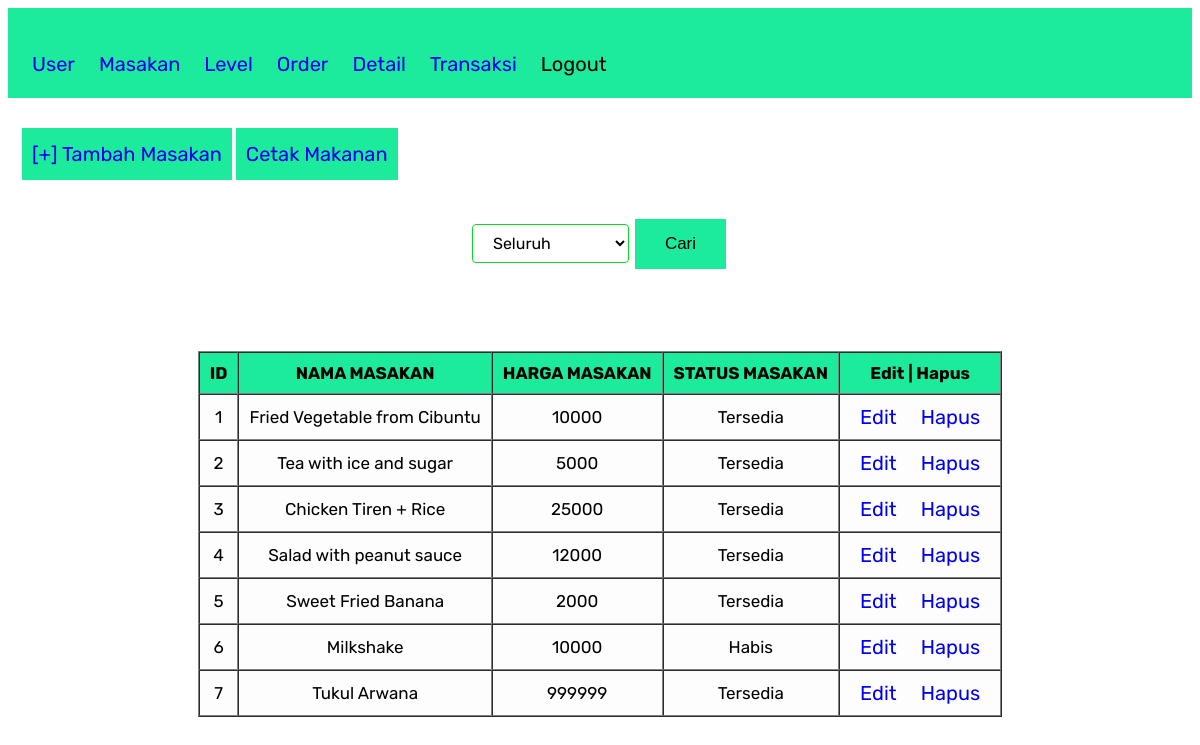
The page /ListMasakan.php on the database its author committed.
### tables this page shows
CREATE TABLE `masakan_taufik` (
  `id_masakan` int(11) NOT NULL,
  `nama_masakan` varchar(40) NOT NULL,
  `harga_masakan` double NOT NULL,
  `status_masakan` enum('Tersedia','Habis',',') NOT NULL
);

### ListMasakan.php (the view, shortened to what this page needs)
<!DOCTYPE html>
<html lang="en">
<head>
    <link rel="stylesheet" type="text/css" href="myStyle1.css">
</head>
<?php
    include 'connection.php';
    $sql = "SELECT * FROM masakan_taufik";
    $masakan = mysqli_query($conn , $sql);
?>
<body>
    <div class="Masakan">
        <div class="nav">
            <ul>
                <li><a href="LihatUser.php">User </a></li>
                <li><a href="ListMasakan.php">Masakan </a></li>
                <li><a href="LihatLevel.php">Level </a></li>
                <li><a href="orderMasakan.php">Order </a></li>
                <li><a href="#">Detail </a></li>
                <li><a href="tampil_transaksi.php">Transaksi </a></li>
                <li><a href="logout.php" method="post" class="logout">Logout </a></li>
            </ul>
        </div>
    </div>
    <div class="nav1">
        <ul>
            <li><a href="TambahMasakan.php">[+] Tambah Masakan</a></li>
            <li><a href="CetakMakanan.php">Cetak Makanan</a></li>
            <br>
            <form action="" method="post">
                <center>
                    <select class="classic" name="keyword">
                        <option value="seluruh">Seluruh</option>
                    </select>
                    <button type="submit" name="Cari">Cari</button>
                </center>
            </form>
        </ul>
        <center>
            <table border="1" cellspacing="0" cellpadding="10px">
                <thead>
                    <tr>
                        <th>ID</th>
                        <th>NAMA MASAKAN</th>
                        <th>HARGA MASAKAN</th>
                        <th>STATUS MASAKAN</th>
                        <th>Edit | Hapus</th>
                    </tr>
                </thead>
                <tbody>
                    <?php foreach ($masakan as $row) : ?>
                    <tr>
                        <td><?= $row["id_masakan"]; ?></td>
                        <td><?= $row["nama_masakan"]; ?></td>
                        <td><?= $row["harga_masakan"]; ?></td>
                        <td><?= $row["status_masakan"]; ?></td>
                        <td>
                            <?php
                        echo "<a href='editMasakan.php?id=$row[id_masakan]'>Edit</a>";
                        ?>
                            <a href="hapusMasakan.php?id=<?=$row['id_masakan']; ?>"
                                onClick="return confirm ('Apakah anda ingin menghapusnya?');">Hapus</a>
                        </td>
                    </tr>
                    <?php endforeach; ?>
                </tbody>
        </center>
    </div>
</body>
</html>

### myStyle1.css (style rules this page uses)
body { background-color: #ffffff; font-family: "Rubik", sans-serif; }
a { text-decoration: none; font-size: 20px; font-family: "Rubik", sans-serif; padding: 14px 10px }
select { text-decoration: none; font-size: 20px; padding: 14px 10px }
th { font-size: 17px; background: rgb(27, 235, 155); color: #000000; }
td { background: rgb(253, 253, 253); color: #000000; font-size: 17px; }
form { padding: 14px 10px }
ul { padding: 14px; }
li { list-style: none; display: inline-flex; }
li a { background: rgb(27, 235, 155); }
.nav { background: rgb(27, 235, 155); height: 90px; text-align: left; width: 100%; display: flex; }
.logout { border: none; font-size: 20px; background: rgb(27, 235, 155); color: rgb(0, 0, 0); }
table { text-align: center; margin-top: 50px; }
select { margin-top: 30px; background-color: white; border: thin solid rgb(14, 214, 47); border-radius: 4px; display: inline-block; font: inherit; line-height: 1.5em; padding: 0.5em 3.5em 0.5em 1em; }
button[type=submit] { background-color: rgb(27, 235, 155); border: none; color: rgb(0, 0, 0); padding: 15px 30px; text-decoration: none; margin: 4px 2px; font-size: 17px; cursor: pointer; }

### rows shown on the page
masakan_taufik: id_masakan "1", nama_masakan "Fried Vegetable from Cibuntu", harga_masakan "10000", status_masakan "Tersedia"
masakan_taufik: id_masakan "2", nama_masakan "Tea with ice and sugar", harga_masakan "5000", status_masakan "Tersedia"
masakan_taufik: id_masakan "3", nama_masakan "Chicken Tiren + Rice", harga_masakan "25000", status_masakan "Tersedia"
masakan_taufik: id_masakan "4", nama_masakan "Salad with peanut sauce", harga_masakan "12000", status_masakan "Tersedia"
masakan_taufik: id_masakan "5", nama_masakan "Sweet Fried Banana", harga_masakan "2000", status_masakan "Tersedia"
masakan_taufik: id_masakan "6", nama_masakan "Milkshake", harga_masakan "10000", status_masakan "Habis"
masakan_taufik: id_masakan "7", nama_masakan "Tukul Arwana", harga_masakan "999999", status_masakan "Tersedia"
